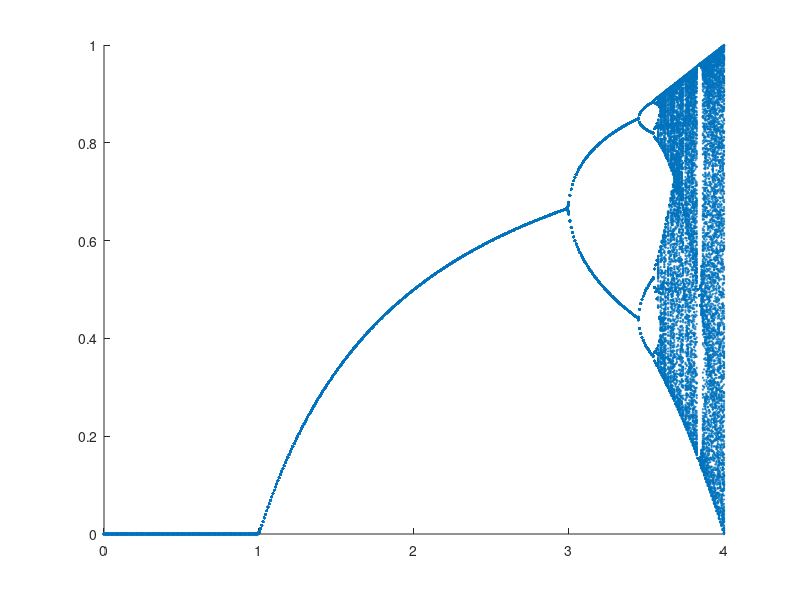

The MATLAB source for this figure:
% simulate feigenbaum period doubling
clear all; close all;
clc;

r=2;
u=0.1;
offset=0;
x_init=0.1;
numU=500;
numI=500;
u=offset+linspace(0,4,numU);
count = 1;
for k=1:numU
x=x_init;
for i=1:numI
    %x = 1 - u(k)*abs(x).^r;
    x = u(k)*x*(1-x);
  if i > 200
	  y(count)=x;
	  p(count)=u(k);
      count = count + 1;
  end
end
end

%plot(y, '.' , 'MarkerSize', 6)
scatter(p,y, 1,'red')
%ylim ([-2 2])
%set(h, 'Markersize','1');